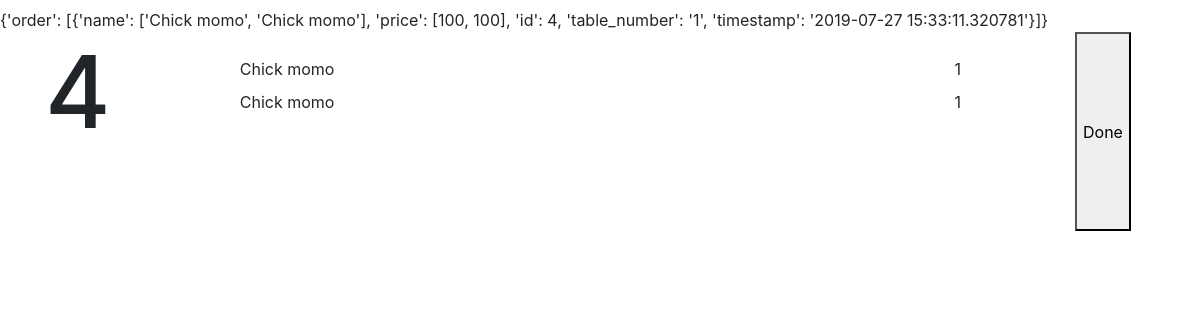
Page /reception on the earlier database version.
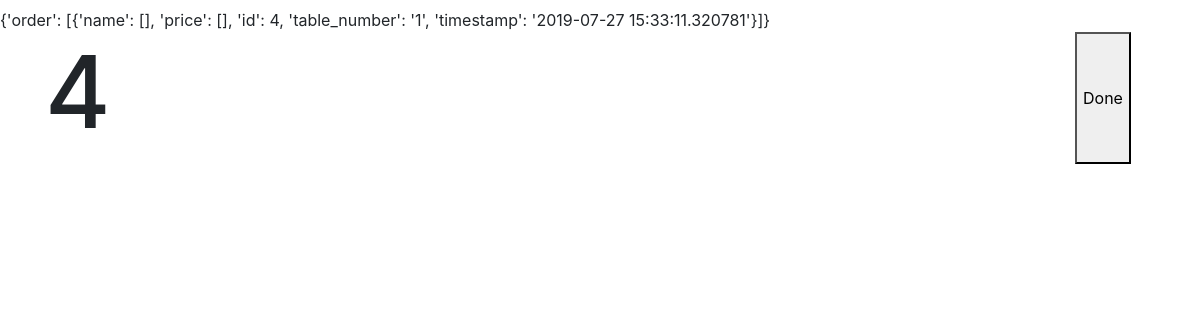
Same page on the later database version.
### menu/models.py (models this page shows, shortened)
class FoodItem(models.Model):
	name = models.CharField(max_length = 200)
	food_type = models.ForeignKey(FoodType, on_delete = models.CASCADE,null = True)
	price = models.PositiveIntegerField(default = 100)
	is_active = models.BooleanField(default= True)

### reception/views.py (the view)
# urls.py: path('', views.get_order, name='get order'),
def get_order(request):
    orders = Order.objects.all()
    response = {'order':[]}
    for order in orders:
        json_order = {'name':[],'price':[],'id':int(order.id)}
        json_order['table_number'] = str(order.table_number)
        json_order['timestamp'] = str(order.timestamp)
        if not order.is_done:
            ordered_items = OrderedItem.objects.all().filter(order = order)
            for ordered_item in ordered_items:
                json_order['name'].append(ordered_item.food_item.name)
                json_order['price'].append(ordered_item.food_item.price)
            response['order'].append(json_order)
    return render(request, 'reception/reception.html', {'orders': response})

### menu/models.py (called while the page is built)
	def __str__(self):
		return str(self.table_number)

### reception/templates/reception/reception.html (shortened to what this page needs)
<!doctype html>
<html lang="en">
<head>
    <link rel="stylesheet" href="https://stackpath.bootstrapcdn.com/bootstrap/4.3.1/css/bootstrap.min.css">
</head>
<body>
{{ orders }}
<div class="container">
    {% for order in orders.order %}
<div class="row">
<div class="col-2 col-md-2">
    <h1 style="font-size: 100px; padding-top: 0px">{{ order.id }}</h1>
</div>
<div class="col-9 col-md-9" style="padding-top: 20px;">
    <table class="table table-borderless table-sm" style="padding-top: 20px;">
        {% for name in order.name %}
        <tr><td>
            <span>{{ name }}</span>
         </td>
        <td>{{ order.table_number }}</td>
        </tr>
        {% endfor %}
    </table>
    <br><br><br><br>
    </div>
    <button onclick="done('{{ order.id }}')">Done</button>
    </div>
    {% endfor %}
    </div>
  </body>

Differences in the rows shown:
removed FoodItem: name "Chick momo" "Chick momo"
Other differences:
{{ orders }}: "{'order': [{'name': ['Chick momo', 'Chick momo'], 'price': [100, 100], 'id': 4, 'table_number': '1', 'timestamp': '2019-07-27 15:33:11.320781'}]}" → "{'order': [{'name': [], 'price': [], 'id': 4, 'table_number': '1', 'timestamp': '2019-07-27 15:33:11.320781'}]}"
list line gone: "1 1"
